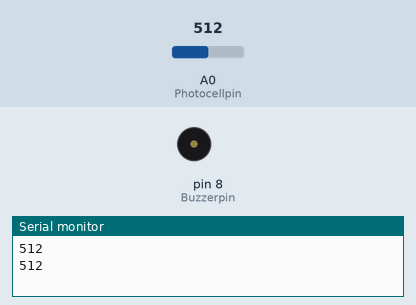
This sketch was run on a simulated Arduino Uno, built with avr-gcc and run on an emulated ATmega328P. Shown: buzzer (waves = sounding), the last lines printed to the serial monitor. The inputs (shaded band) are chosen by the test bench; at power-on: A0 (Photocellpin) = 512.

Above: at 1.8 s.
1.9 s: A0 (Photocellpin) set to 0
At 2.5 s:
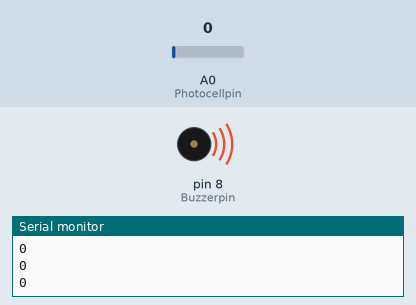
3.6 s: A0 (Photocellpin) set to 12
At 4.1 s:
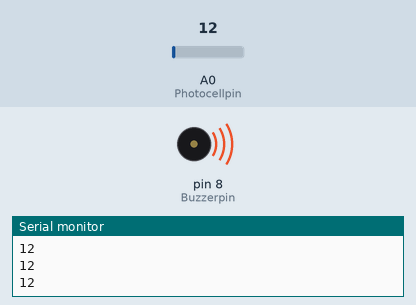
5.1 s: A0 (Photocellpin) set to 14
At 6.2 s:
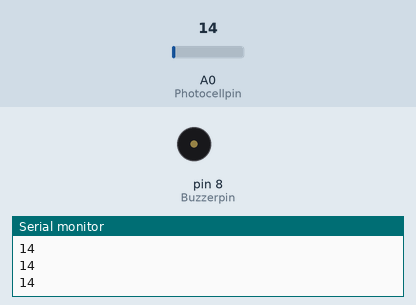
Timing chart, 0 to 8.1 s (numbered marks = the images above; inputs shaded):
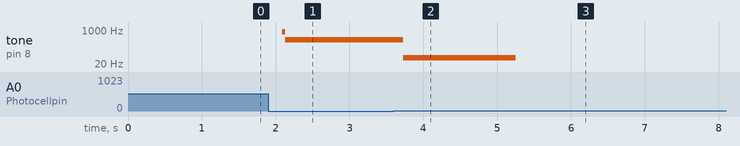

The sketch:

Buzzer_game.ino
```cpp
int Buzzerpin = 8;
int Photocellpin = 0;
int Photocell_Value = 0;
void setup() {
  // put your setup code here, to run once:
  pinMode( Buzzerpin, OUTPUT);
  Serial.begin(9600);

}

void loop() {
  // put your main code here, to run repeatedly:
  Photocell_Value= analogRead ( Photocellpin );
  Serial.println(Photocell_Value);
  digitalWrite(Buzzerpin, HIGH);
  delay(Photocell_Value);
  digitalWrite(Buzzerpin, LOW);
  delay(Photocell_Value);

}
```

Measured:
- the behaviour switches between 13 and 14 on A0 (Photocellpin) (found by bisection; images 2 and 3)
- after the input at 1.9 s, tone on pin 8 (Buzzerpin): silent → 828 Hz after 0.19 s, → 334 Hz 0.04 s later
- after the input at 3.6 s, tone on pin 8 (Buzzerpin): 334 Hz → 41 Hz after 0.13 s
- after the input at 5.1 s, tone on pin 8 (Buzzerpin): 41 Hz → silent after 0.15 s
